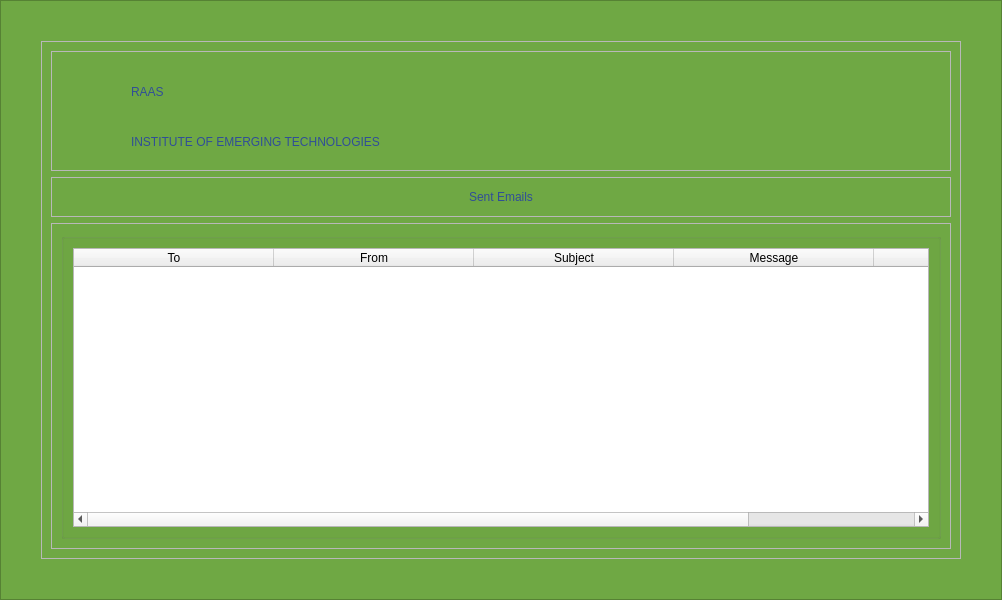
<?xml version="1.0" encoding="UTF-8"?>
<ui version="4.0">
 <class>MainWindow</class>
 <widget class="QMainWindow" name="MainWindow">
  <property name="geometry">
   <rect>
    <x>0</x>
    <y>0</y>
    <width>1002</width>
    <height>600</height>
   </rect>
  </property>
  <property name="windowTitle">
   <string>MainWindow</string>
  </property>
  <property name="styleSheet">
   <string notr="true">QFrame#login_form{
background-color: rgb(48, 78, 151);
border-radius:40px;
margin: 60px;
}
QFrame#border_frame
{
background-color:#6fa844 ;
}
QFrame#main_frame{
background-image: url(:/icons/icons/backgrounds/Background.jpg);

background-position:center;
background-repeat:no-repeat;
}
QComboBox#search_filter_comboBox::down-arrow
{
color :green;
}
QPushButton::ToolTip
{
background-color: white;
color:black;
background-image:none;
}
QTabWidget{background: gray;}</string>
  </property>
  <widget class="QWidget" name="centralwidget">
   <layout class="QVBoxLayout" name="verticalLayout">
    <property name="spacing">
     <number>0</number>
    </property>
    <property name="leftMargin">
     <number>0</number>
    </property>
    <property name="topMargin">
     <number>0</number>
    </property>
    <property name="rightMargin">
     <number>0</number>
    </property>
    <property name="bottomMargin">
     <number>0</number>
    </property>
    <item>
     <widget class="QFrame" name="border_frame">
      <property name="sizePolicy">
       <sizepolicy hsizetype="Expanding" vsizetype="Expanding">
        <horstretch>0</horstretch>
        <verstretch>0</verstretch>
       </sizepolicy>
      </property>
      <property name="styleSheet">
       <string notr="true"/>
      </property>
      <property name="frameShape">
       <enum>QFrame::StyledPanel</enum>
      </property>
      <property name="frameShadow">
       <enum>QFrame::Raised</enum>
      </property>
      <layout class="QGridLayout" name="gridLayout_6">
       <property name="leftMargin">
        <number>40</number>
       </property>
       <property name="topMargin">
        <number>40</number>
       </property>
       <property name="rightMargin">
        <number>40</number>
       </property>
       <property name="bottomMargin">
        <number>40</number>
       </property>
       <item row="0" column="0">
        <widget class="QFrame" name="main_frame">
         <property name="sizePolicy">
          <sizepolicy hsizetype="Expanding" vsizetype="Expanding">
           <horstretch>0</horstretch>
           <verstretch>0</verstretch>
          </sizepolicy>
         </property>
         <property name="maximumSize">
          <size>
           <width>16777215</width>
           <height>16777215</height>
          </size>
         </property>
         <property name="styleSheet">
          <string notr="true"/>
         </property>
         <property name="frameShape">
          <enum>QFrame::StyledPanel</enum>
         </property>
         <property name="frameShadow">
          <enum>QFrame::Raised</enum>
         </property>
         <layout class="QVBoxLayout" name="verticalLayout_3">
          <item>
           <widget class="QFrame" name="header_frame">
            <property name="sizePolicy">
             <sizepolicy hsizetype="Preferred" vsizetype="Fixed">
              <horstretch>0</horstretch>
              <verstretch>0</verstretch>
             </sizepolicy>
            </property>
            <property name="minimumSize">
             <size>
              <width>0</width>
              <height>120</height>
             </size>
            </property>
            <property name="maximumSize">
             <size>
              <width>16777215</width>
              <height>120</height>
             </size>
            </property>
            <property name="styleSheet">
             <string notr="true"/>
            </property>
            <property name="frameShape">
             <enum>QFrame::StyledPanel</enum>
            </property>
            <property name="frameShadow">
             <enum>QFrame::Raised</enum>
            </property>
            <layout class="QHBoxLayout" name="horizontalLayout_3">
             <item>
              <layout class="QGridLayout" name="header_gridLayout">
               <property name="spacing">
                <number>0</number>
               </property>
               <item row="0" column="0" rowspan="2">
                <widget class="QLabel" name="hunar_logo">
                 <property name="minimumSize">
                  <size>
                   <width>70</width>
                   <height>100</height>
                  </size>
                 </property>
                 <property name="maximumSize">
                  <size>
                   <width>70</width>
                   <height>100</height>
                  </size>
                 </property>
                 <property name="styleSheet">
                  <string notr="true">
background-image: url(:/icons/icons/backgrounds/Asset 7-100.jpg);
background-repeat: no-repeat; 
 background-position: right;
margin:5px;
</string>
                 </property>
                 <property name="text">
                  <string/>
                 </property>
                 <property name="alignment">
                  <set>Qt::AlignBottom|Qt::AlignRight|Qt::AlignTrailing</set>
                 </property>
                </widget>
               </item>
               <item row="1" column="1">
                <widget class="QLabel" name="ET_label">
                 <property name="sizePolicy">
                  <sizepolicy hsizetype="Expanding" vsizetype="Fixed">
                   <horstretch>0</horstretch>
                   <verstretch>0</verstretch>
                  </sizepolicy>
                 </property>
                 <property name="minimumSize">
                  <size>
                   <width>541</width>
                   <height>0</height>
                  </size>
                 </property>
                 <property name="styleSheet">
                  <string notr="true">color: rgb(48, 78, 151);
font: 25 22pt &quot;Bahnschrift Light&quot;;</string>
                 </property>
                 <property name="text">
                  <string>INSTITUTE OF EMERGING TECHNOLOGIES</string>
                 </property>
                 <property name="wordWrap">
                  <bool>true</bool>
                 </property>
                </widget>
               </item>
               <item row="0" column="1">
                <widget class="QLabel" name="RAAS_label">
                 <property name="sizePolicy">
                  <sizepolicy hsizetype="Expanding" vsizetype="Fixed">
                   <horstretch>0</horstretch>
                   <verstretch>0</verstretch>
                  </sizepolicy>
                 </property>
                 <property name="minimumSize">
                  <size>
                   <width>120</width>
                   <height>0</height>
                  </size>
                 </property>
                 <property name="styleSheet">
                  <string notr="true">color: rgb(48, 78, 151);
font: 63 32pt &quot;Bahnschrift SemiBold&quot;;</string>
                 </property>
                 <property name="text">
                  <string>RAAS</string>
                 </property>
                </widget>
               </item>
              </layout>
             </item>
            </layout>
           </widget>
          </item>
          <item>
           <widget class="QFrame" name="frame">
            <property name="minimumSize">
             <size>
              <width>0</width>
              <height>40</height>
             </size>
            </property>
            <property name="frameShape">
             <enum>QFrame::StyledPanel</enum>
            </property>
            <property name="frameShadow">
             <enum>QFrame::Raised</enum>
            </property>
            <layout class="QGridLayout" name="gridLayout_2">
             <item row="0" column="0">
              <widget class="QLabel" name="center_label">
               <property name="sizePolicy">
                <sizepolicy hsizetype="Expanding" vsizetype="Fixed">
                 <horstretch>0</horstretch>
                 <verstretch>0</verstretch>
                </sizepolicy>
               </property>
               <property name="minimumSize">
                <size>
                 <width>541</width>
                 <height>0</height>
                </size>
               </property>
               <property name="styleSheet">
                <string notr="true">color: rgb(48, 78, 151);
font: 18pt &quot;Bahnschrift Light&quot;;</string>
               </property>
               <property name="text">
                <string>Sent Emails</string>
               </property>
               <property name="alignment">
                <set>Qt::AlignCenter</set>
               </property>
               <property name="wordWrap">
                <bool>true</bool>
               </property>
              </widget>
             </item>
            </layout>
           </widget>
          </item>
          <item>
           <widget class="QFrame" name="main_body">
            <property name="sizePolicy">
             <sizepolicy hsizetype="Expanding" vsizetype="Expanding">
              <horstretch>0</horstretch>
              <verstretch>0</verstretch>
             </sizepolicy>
            </property>
            <property name="minimumSize">
             <size>
              <width>0</width>
              <height>0</height>
             </size>
            </property>
            <property name="frameShape">
             <enum>QFrame::StyledPanel</enum>
            </property>
            <property name="frameShadow">
             <enum>QFrame::Raised</enum>
            </property>
            <layout class="QHBoxLayout" name="horizontalLayout">
             <item>
              <widget class="QGroupBox" name="groupBox">
               <property name="title">
                <string/>
               </property>
               <layout class="QGridLayout" name="gridLayout">
                <item row="0" column="0">
                 <widget class="QTableWidget" name="viewSentEmailsTableWidget">
                  <property name="styleSheet">
                   <string notr="true">
font:12pt &quot;Bahnschrift Light&quot;;</string>
                  </property>
                  <property name="sizeAdjustPolicy">
                   <enum>QAbstractScrollArea::AdjustToContents</enum>
                  </property>
                  <attribute name="horizontalHeaderDefaultSectionSize">
                   <number>200</number>
                  </attribute>
                  <column>
                   <property name="text">
                    <string>To</string>
                   </property>
                  </column>
                  <column>
                   <property name="text">
                    <string>From</string>
                   </property>
                  </column>
                  <column>
                   <property name="text">
                    <string>Subject</string>
                   </property>
                  </column>
                  <column>
                   <property name="text">
                    <string>Message</string>
                   </property>
                  </column>
                  <column>
                   <property name="text">
                    <string>Date</string>
                   </property>
                  </column>
                 </widget>
                </item>
               </layout>
              </widget>
             </item>
            </layout>
           </widget>
          </item>
         </layout>
        </widget>
       </item>
      </layout>
     </widget>
    </item>
   </layout>
  </widget>
 </widget>
 <resources>
  <include location="icon.qrc"/>
 </resources>
 <connections/>
</ui>
